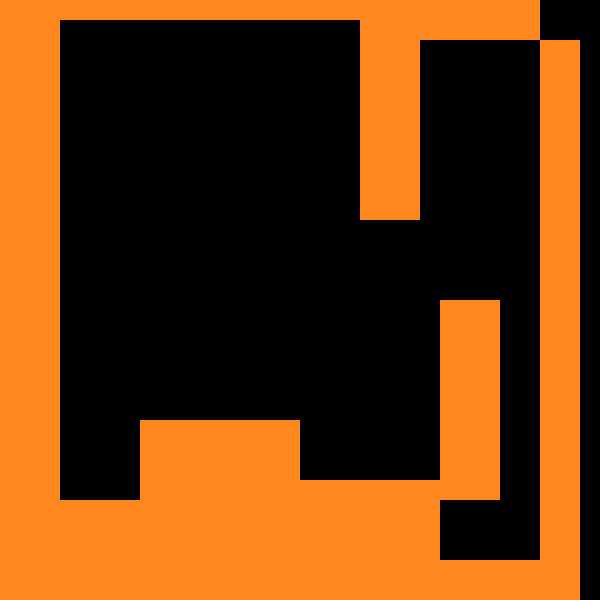

Below is a game level as drawn by its tile map, then a one-line description and the .tmx file that defines it, in full:
An orthogonal 30x30 tile map with 20x20 px tiles, 1 tile layer (Tile Layer 1).

<map version="1.8" tiledversion="1.8.2" orientation="orthogonal" renderorder="right-down" width="30" height="30" tilewidth="20" tileheight="20" infinite="0" nextlayerid="2" nextobjectid="1">
 <editorsettings>
  <export target="../levels_csv/exp.csv" format="csv" />
 </editorsettings>
 <tileset firstgid="1" source="../art/main_tiles.tsx" />
 <layer id="1" name="Tile Layer 1" width="30" height="30">
  <data encoding="csv">
1,1,1,1,1,1,1,1,1,1,1,1,1,1,1,1,1,1,1,1,1,1,1,1,1,1,1,0,0,0,
1,1,1,0,0,0,0,0,0,0,0,0,0,0,0,0,0,0,1,1,1,1,1,1,1,1,1,0,0,0,
1,1,1,0,0,0,0,0,0,0,0,0,0,0,0,0,0,0,1,1,1,0,0,0,0,0,0,1,1,0,
1,1,1,0,0,0,0,0,0,0,0,0,0,0,0,0,0,0,1,1,1,0,0,0,0,0,0,1,1,0,
1,1,1,0,0,0,0,0,0,0,0,0,0,0,0,0,0,0,1,1,1,0,0,0,0,0,0,1,1,0,
1,1,1,0,0,0,0,0,0,0,0,0,0,0,0,0,0,0,1,1,1,0,0,0,0,0,0,1,1,0,
1,1,1,0,0,0,0,0,0,0,0,0,0,0,0,0,0,0,1,1,1,0,0,0,0,0,0,1,1,0,
1,1,1,0,0,0,0,0,0,0,0,0,0,0,0,0,0,0,1,1,1,0,0,0,0,0,0,1,1,0,
1,1,1,0,0,0,0,0,0,0,0,0,0,0,0,0,0,0,1,1,1,0,0,0,0,0,0,1,1,0,
1,1,1,0,0,0,0,0,0,0,0,0,0,0,0,0,0,0,1,1,1,0,0,0,0,0,0,1,1,0,
1,1,1,0,0,0,0,0,0,0,0,0,0,0,0,0,0,0,1,1,1,0,0,0,0,0,0,1,1,0,
1,1,1,0,0,0,0,0,0,0,0,0,0,0,0,0,0,0,0,0,0,0,0,0,0,0,0,1,1,0,
1,1,1,0,0,0,0,0,0,0,0,0,0,0,0,0,0,0,0,0,0,0,0,0,0,0,0,1,1,0,
1,1,1,0,0,0,0,0,0,0,0,0,0,0,0,0,0,0,0,0,0,0,0,0,0,0,0,1,1,0,
1,1,1,0,0,0,0,0,0,0,0,0,0,0,0,0,0,0,0,0,0,0,0,0,0,0,0,1,1,0,
1,1,1,0,0,0,0,0,0,0,0,0,0,0,0,0,0,0,0,0,0,0,1,1,1,0,0,1,1,0,
1,1,1,0,0,0,0,0,0,0,0,0,0,0,0,0,0,0,0,0,0,0,1,1,1,0,0,1,1,0,
1,1,1,0,0,0,0,0,0,0,0,0,0,0,0,0,0,0,0,0,0,0,1,1,1,0,0,1,1,0,
1,1,1,0,0,0,0,0,0,0,0,0,0,0,0,0,0,0,0,0,0,0,1,1,1,0,0,1,1,0,
1,1,1,0,0,0,0,0,0,0,0,0,0,0,0,0,0,0,0,0,0,0,1,1,1,0,0,1,1,0,
1,1,1,0,0,0,0,0,0,0,0,0,0,0,0,0,0,0,0,0,0,0,1,1,1,0,0,1,1,0,
1,1,1,0,0,0,0,1,1,1,1,1,1,1,1,0,0,0,0,0,0,0,1,1,1,0,0,1,1,0,
1,1,1,0,0,0,0,1,1,1,1,1,1,1,1,0,0,0,0,0,0,0,1,1,1,0,0,1,1,0,
1,1,1,0,0,0,0,1,1,1,1,1,1,1,1,0,0,0,0,0,0,0,1,1,1,0,0,1,1,0,
1,1,1,0,0,0,0,1,1,1,1,1,1,1,1,1,1,1,1,1,1,1,1,1,1,0,0,1,1,0,
1,1,1,1,1,1,1,1,1,1,1,1,1,1,1,1,1,1,1,1,1,1,0,0,0,0,0,1,1,0,
1,1,1,1,1,1,1,1,1,1,1,1,1,1,1,1,1,1,1,1,1,1,0,0,0,0,0,1,1,0,
1,1,1,1,1,1,1,1,1,1,1,1,1,1,1,1,1,1,1,1,1,1,0,0,0,0,0,1,1,0,
1,1,1,1,1,1,1,1,1,1,1,1,1,1,1,1,1,1,1,1,1,1,1,1,1,1,1,1,1,0,
1,1,1,1,1,1,1,1,1,1,1,1,1,1,1,1,1,1,1,1,1,1,1,1,1,1,1,1,1,0
</data>
 </layer>
</map>